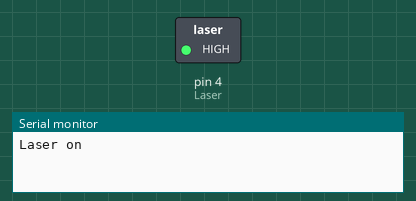
A sketch run on a simulated Arduino Uno, built with avr-gcc and run on an emulated ATmega328P. On the bench: switched loads named in the sketch (green lamp = pin HIGH), the last lines printed to the serial monitor.

Above: at 4.0 s.
At 12.0 s:
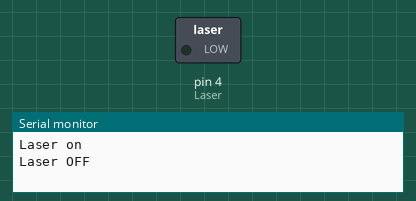
Timing chart, 0 to 20.8 s (numbered marks = the images above):
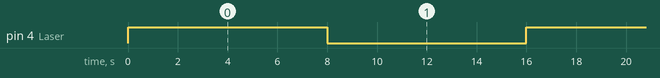

Measured:
- by itself, pin 4 (Laser): alternates HIGH for 8.0 s and LOW for 8.0 s

The sketch:

laser.ino
```cpp
int Laser = 4;

void setup()

{
Serial.begin(9600);
pinMode (Laser,OUTPUT);

}

void loop()
{
  digitalWrite(Laser,HIGH);

  Serial.print("Laser on  ");

  Serial.println();
    delay(8000);
  digitalWrite(Laser,LOW);

  Serial.print("Laser OFF  ");

  Serial.println();
    delay(8000);
}
```
